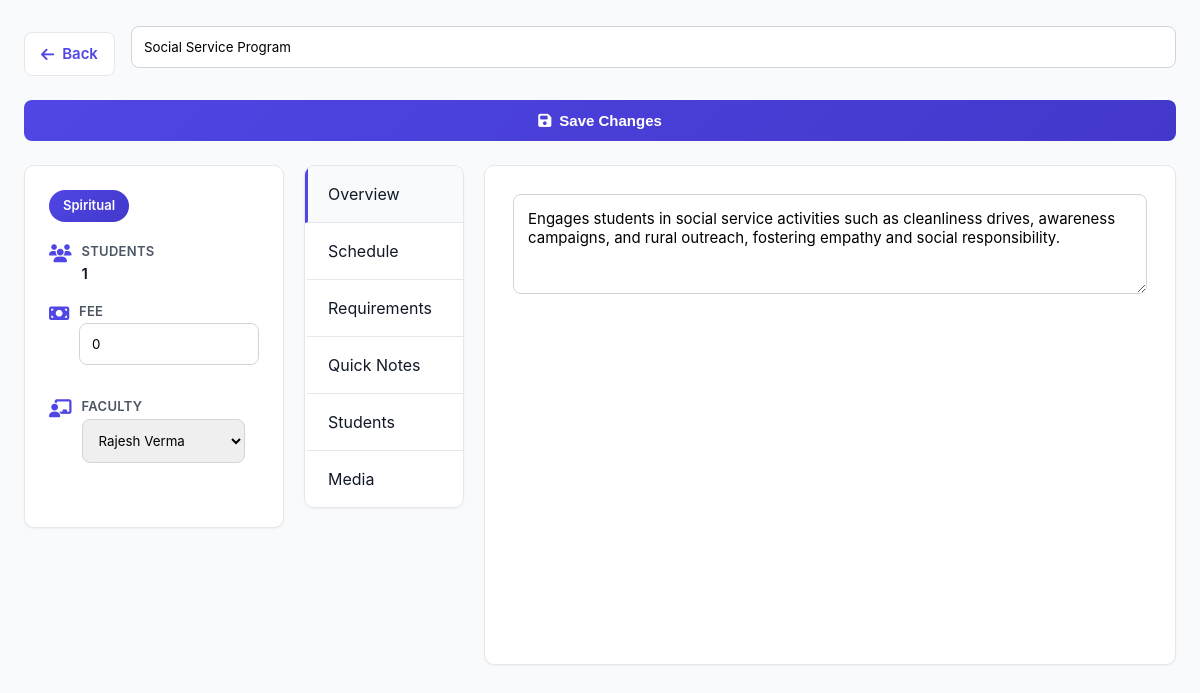
The page /admin-panel/admin-panel/activity/6/edit/ (signed in) on the database its author committed.
### activities_app/models.py (models this page shows, shortened)
class Activity(models.Model):
    title = models.CharField(max_length=200)
    description = models.TextField()
    fold = models.CharField(max_length=50)
    total_seats = models.IntegerField()
    filled_seats = models.IntegerField()
    quick_notes = models.TextField(blank=True)
    fee = models.PositiveIntegerField(default=0)
    latitude = models.FloatField(null=True, blank=True)
    longitude = models.FloatField(null=True, blank=True)
    faculty = models.ForeignKey(
        User,
        on_delete=models.CASCADE,
        related_name="activities"
    )

### activities_app/admin_views.py (the view, shortened to what this page needs)
@login_required
@user_passes_test(is_admin)
def admin_edit_activity(request, id):
    activity = get_object_or_404(Activity, id=id)
    students = ActivityRegistration.objects.filter(
        activity=activity
    ).select_related("student")
    media_files = ActivityMedia.objects.filter(activity=activity)
    faculty_list = User.objects.filter(is_staff=True)
    return render(
        request,
        "activities_app/admin/activity_edit.html",
        {
            "activity": activity,
            "students": students,
            "media_files": media_files,
            "faculty_list": faculty_list,
        },
    )

### activities_app/admin_views.py (called while the page is built)
def is_admin(user):
    return user.is_staff or user.is_superuser

### activities_app/templates/activities_app/admin/activity_edit.html (shortened to what this page needs)
{% load static %}
<!DOCTYPE html>
<html lang="en">
<head>
    <link rel="stylesheet" href="{% static 'activities_app/css/activity_detail.css' %}">
    <link rel="stylesheet"
          href="https://cdnjs.cloudflare.com/ajax/libs/font-awesome/6.4.0/css/all.min.css">
</head>
<body>
<div class="page-wrapper">
<form method="post" action="{% url 'admin_activity_edit' activity.id %}">
<div class="page-header">
    <div class="header-left">
        <a href="{% url 'admin_manage_activities' %}" class="back-link">
            <i class="fas fa-arrow-left"></i> Back
        </a>
        <h1 class="page-title">
            <input type="text" name="title" value="{{ activity.title }}" class="edit-input">
        </h1>
    </div>
    <button type="button" class="btn btn-primary" onclick="confirmSave()">
        <i class="fas fa-save"></i> Save Changes
    </button>
</div>
<div class="activity-layout">
<div class="static-sidebar">
    <div class="fold-badge">{{ activity.fold }}</div>
    <div class="info-list">
        <div class="info-item">
            <i class="fas fa-users info-icon"></i>
            <div class="info-content">
                <h4>Students</h4>
                <p>{{ students|length }}</p>
            </div>
        </div>
        <div class="info-item">
            <i class="fas fa-money-bill info-icon"></i>
            <div class="info-content">
                <h4>Fee</h4>
                <input type="number" name="fee" value="{{ activity.fee }}" class="edit-input">
            </div>
        </div>
        <div class="info-item">
    <i class="fas fa-chalkboard-teacher info-icon"></i>
    <div class="info-content">
        <h4>Faculty</h4>
        <select name="faculty" class="edit-input">
            {% for f in faculty_list %}
                <option value="{{ f.id }}"
                    {% if activity.faculty and activity.faculty.id == f.id %}
                        selected
                    {% endif %}
                >
                    {{ f.get_full_name|default:f.username }}
                </option>
            {% endfor %}
        </select>
    </div>
</div>
    </div>
</div>
<div class="tab-sidebar">
    <div class="tab active" data-tab="overview">Overview</div>
    <div class="tab" data-tab="schedule">Schedule</div>
    <div class="tab" data-tab="requirements">Requirements</div>
    <div class="tab" data-tab="notes">Quick Notes</div>
    <div class="tab" data-tab="students">Students</div>
    <div class="tab" data-tab="media">Media</div>
</div>
<div class="content-area">
<div class="tab-content active" id="overview-content">
    <textarea name="description" class="feedback-textarea">{{ activity.description }}</textarea>
</div>
</form>
</div>
</body>
</html>

### activities_app/static/activities_app/css/activity_detail.css (style rules this page uses)
:root { --primary: #4f46e5; --primary-dark: #4338ca; --secondary: #10b981; --danger: #ef4444; --warning: #f59e0b; --gray-50: #f9fafb; --gray-100: #f3f4f6; --gray-200: #e5e7eb; --gray-300: #d1d5db; --gray-400: #9ca3af; --gray-500: #6b7280; --gray-600: #4b5563; --gray-700: #374151; --gray-800: #1f2937; --gray-900: #111827; --shadow-sm: 0 1px 2px 0 rgba(0, 0, 0, 0.05); --shadow: 0 4px 6px -1px rgba(0, 0, 0, 0.1); --radius-sm: 6px; --radius: 8px; --radius-md: 10px; }
* { margin: 0; padding: 0; box-sizing: border-box; }
body { font-family: -apple-system, BlinkMacSystemFont, 'Segoe UI', 'Roboto', 'Oxygen', 'Ubuntu', sans-serif; background: #f8fafc; color: var(--gray-900); line-height: 1.5; }
.page-wrapper { max-width: 1400px; margin: 0 auto; padding: 1.5rem; }
.page-header { display: flex; align-items: center; justify-content: space-between; margin-bottom: 1.5rem; flex-wrap: wrap; gap: 1rem; }
.header-left { display: flex; align-items: center; gap: 1rem; flex: 1; }
.back-link { display: inline-flex; align-items: center; gap: 0.5rem; color: var(--primary); text-decoration: none; font-weight: 600; font-size: 0.9375rem; padding: 0.625rem 1rem; border-radius: var(--radius); background: white; border: 1px solid var(--gray-200); transition: all 0.2s ease; white-space: nowrap; }
.page-title { font-size: 1.75rem; font-weight: 700; color: var(--gray-900); margin: 0; line-height: 1.3; flex: 1; min-width: 0; }
.activity-layout { display: grid; grid-template-columns: 280px 180px 1fr; gap: 1.5rem; align-items: start; }
.static-sidebar { background: white; border-radius: var(--radius-md); border: 1px solid var(--gray-200); padding: 1.5rem; box-shadow: var(--shadow-sm); position: sticky; top: 1.5rem; height: fit-content; }
.fold-badge { display: inline-block; padding: 0.375rem 0.875rem; border-radius: 100px; font-size: 0.8125rem; font-weight: 600; color: white; margin-bottom: 1.25rem; background: linear-gradient(135deg, var(--primary) 0%, var(--primary-dark) 100%); }
.info-list { display: flex; flex-direction: column; gap: 1rem; margin-bottom: 1.5rem; }
.info-item { display: flex; align-items: flex-start; gap: 0.625rem; }
.info-icon { color: var(--primary); font-size: 1.125rem; margin-top: 0.125rem; min-width: 1.25rem; }
.info-content h4 { font-size: 0.8125rem; color: var(--gray-600); font-weight: 600; margin: 0 0 0.125rem 0; text-transform: uppercase; letter-spacing: 0.3px; }
.info-content p { font-size: 0.9375rem; color: var(--gray-900); font-weight: 600; margin: 0; }
.btn { display: inline-flex; align-items: center; justify-content: center; gap: 0.5rem; padding: 0.75rem 1.25rem; border-radius: var(--radius); border: none; font-weight: 600; font-size: 0.9375rem; cursor: pointer; transition: all 0.2s ease; text-decoration: none; width: 100%; }
.btn-primary { background: linear-gradient(135deg, var(--primary) 0%, var(--primary-dark) 100%); color: white; }
.tab-sidebar { position: sticky; top: 1.5rem; height: fit-content; background: white; border-radius: var(--radius-md); border: 1px solid var(--gray-200); box-shadow: var(--shadow-sm); overflow: hidden; }
.tab { padding: 1rem 1.25rem; display: flex; align-items: center; gap: 0.625rem; cursor: pointer; transition: all 0.2s ease; border-left: 3px solid transparent; border-bottom: 1px solid var(--gray-200); background: white; }
.tab:last-child { border-bottom: none; }
.tab.active { background: var(--gray-50); border-left-color: var(--primary); }
.content-area { background: white; border-radius: var(--radius-md); border: 1px solid var(--gray-200); box-shadow: var(--shadow-sm); height: fit-content; min-height: 500px; }
.tab-content { display: none; padding: 1.75rem; animation: fadeIn 0.3s ease; }
.tab-content.active { display: block; }
.feedback-textarea { width: 100%; padding: 0.875rem; border: 1px solid var(--gray-300); border-radius: var(--radius); resize: vertical; min-height: 100px; font-family: inherit; font-size: 0.9375rem; margin-bottom: 1.25rem; transition: all 0.2s ease; }
@media (max-width: 1200px) { .activity-layout { grid-template-columns: 260px 160px 1fr; gap: 1.25rem; } }
.edit-input, .edit-textarea { width: 100%; padding: 0.75rem; border: 1px solid var(--gray-300); border-radius: var(--radius); font-family: inherit; margin-bottom: 1rem; }

### rows shown on the page
Activity: title "Social Service Program", fold "Spiritual", fee "0", faculty "Rajesh Verma", description "Engages students in social service activities such as cleanliness drives, awareness campaigns, and rural outreach, fostering empathy and social responsibility."

### other values the page prints
{{ students|length }} "1"
